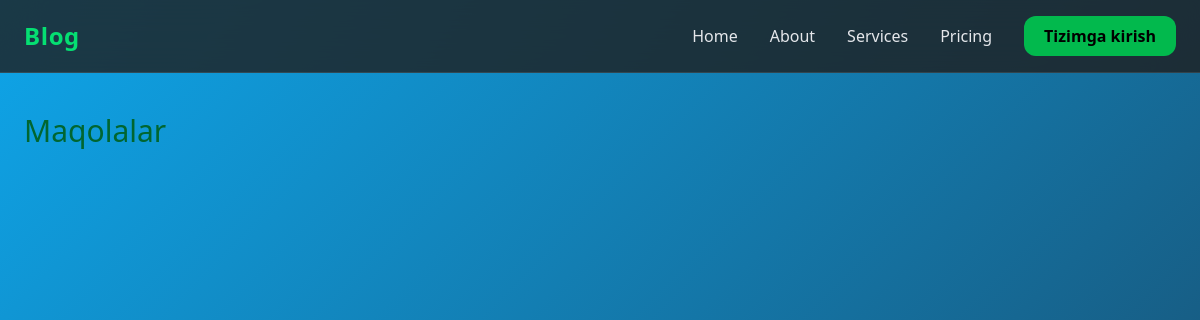
The app's page /, older data.
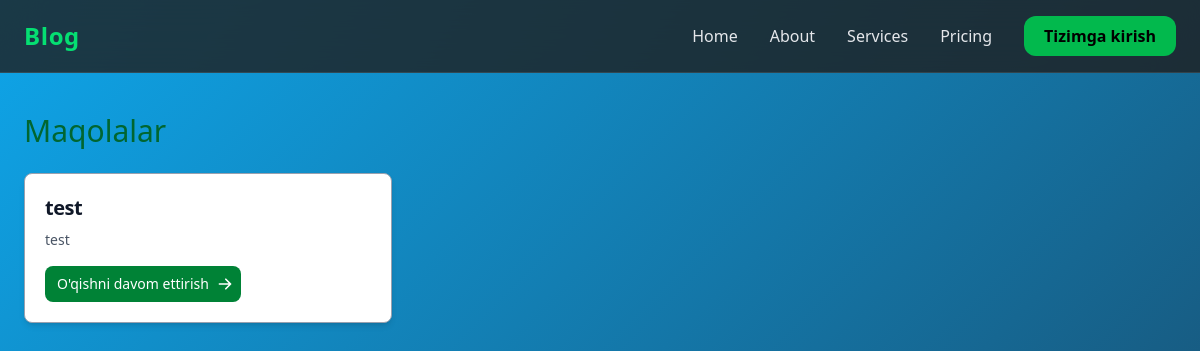
The same page, newer data.
### maqola/models.py (models this page shows, shortened)
class Maqola(models.Model):
    title = models.CharField(max_length=50)
    subtitle = models.CharField(max_length=70)
    content = models.TextField()
    created_at = models.DateTimeField(default=timezone.now)
    views = models.PositiveIntegerField(default=0)
    author = models.ForeignKey(Profile, on_delete=models.CASCADE, null=True, blank=True, related_name='maqolalar')
    category = models.ForeignKey('Category', on_delete=models.CASCADE)

### maqola/views.py (the view)
# urls.py: path('', index, name='index'),
def index(request):
    maqolalar = Maqola.objects.all().order_by('created_at')
    return render(request, 'index.html', {'maqolalar': maqolalar})

### templates/index.html
{% extends '_base.html' %} {% block content %}
<h1 class="mb-6 text-3xl text-green-800">Maqolalar</h1>
<div class="grid grid-cols-1 sm:grid-cols-2 lg:grid-cols-3 gap-6">
  {% for maqola in maqolalar %}
  <div
    class="bg-white border border-gray-400 rounded-lg shadow-md dark:bg-gray-800 dark:border-gray-700"
  >
    <div class="p-5">
      <a href="{% url 'detail' maqola.id %}">
        <h5
          class="mb-2 text-xl font-semibold tracking-tight text-gray-900 dark:text-white"
        >
          {{ maqola.title }}
        </h5>
      </a>
      <p class="mb-4 text-sm text-gray-600 dark:text-gray-400">
        {{ maqola.subtitle }}
      </p>
      <a
        href="{% url 'detail' maqola.id %}"
        class="inline-flex items-center px-3 py-2 text-sm font-medium text-white bg-green-700 rounded-lg hover:bg-green-800 focus:ring-4 focus:outline-none focus:ring-green-300 dark:bg-green-600 dark:hover:bg-green-700 dark:focus:ring-green-800"
      >
        O'qishni davom ettirish
        <svg
          class="w-4 h-4 ml-2 -mr-1"
          fill="currentColor"
          viewBox="0 0 20 20"
          xmlns="http://www.w3.org/2000/svg"
        >
          <path
            fill-rule="evenodd"
            d="M10.293 3.293a1 1 0 011.414 0l6 6a1 1 0 010 1.414l-6 6a1 1 0 01-1.414-1.414L14.586 11H3a1 1 0 110-2h11.586l-4.293-4.293a1 1 0 010-1.414z"
            clip-rule="evenodd"
          ></path>
        </svg>
      </a>
    </div>
  </div>
  {% endfor %}
</div>
{% endblock content %}

Row changes from the older to the newer data that the page shows:
added Maqola: title "test", subtitle "test"
